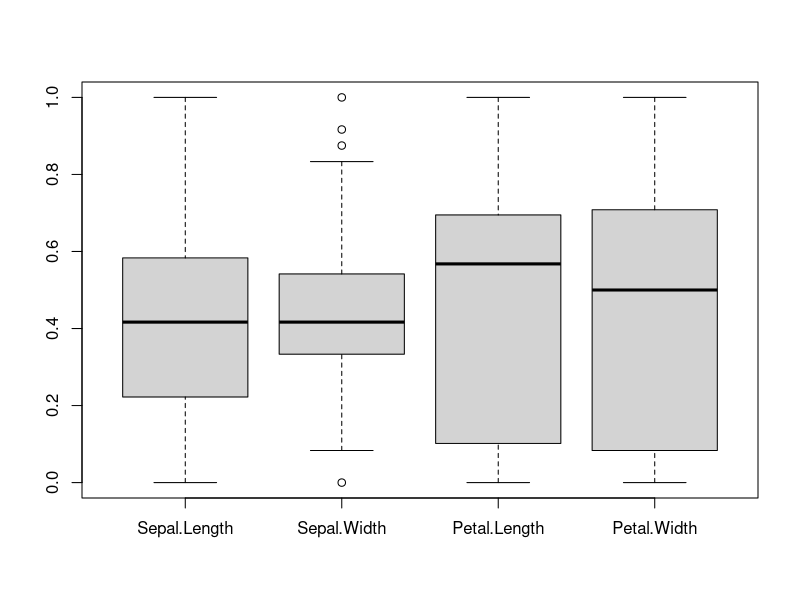

Write the R code that produced this figure.
# # iris dataset in da
# da<-iris
# #applying knn in iris dataset
# # Splitting the dataset into training and testing set
# set.seed(123)
# norm<-function(x){(x-min(x))/(max(x)-min(x))}
# da_norm<-as.data.frame(lapply(da[1:4],norm))
# View(da_norm)
# boxplot(da_norm)

# y<-sample(2,nrow(da),replace = T, prob = c(0.7,0.3))
# train<-da_norm[y==1,]
# test<-da_norm[y==2,]
# View(train)
# View(test)
# k<-sqrt<-(nrow(train))
# k
# # Applying KNN
# library(class)
# knn_pred<-knn(train=train,test=test,cl=da[y==1,5],k=106)

# accuracy<-sum(knn_pred==iris[2,5])/length(knn_pred)
# accuracy







#apply knn to iris dataset and check accuracy

# Load necessary library
library(class)

# Example data

# iris dataset in da

da<-iris
#applying knn in iris dataset
# Splitting the dataset into training and testing set

set.seed(123)
norm<-function(x){(x-min(x))/(max(x)-min(x))}
da_norm<-as.data.frame(lapply(da[1:4],norm))

View(da_norm)
boxplot(da_norm)

y<-sample(2,nrow(da),replace = T, prob = c(0.7,0.3))

train<-da_norm[y==1,]
test<-da_norm[y==2,]

View(train)
View(test)

k<-sqrt<-(nrow(train))
k

# Applying KNN
library(class)

knn_pred<-knn(train=train,test=test,cl=da[y==1,5],k=106)

accuracy<-sum(knn_pred==iris[2,5])/length(knn_pred)
accuracy
